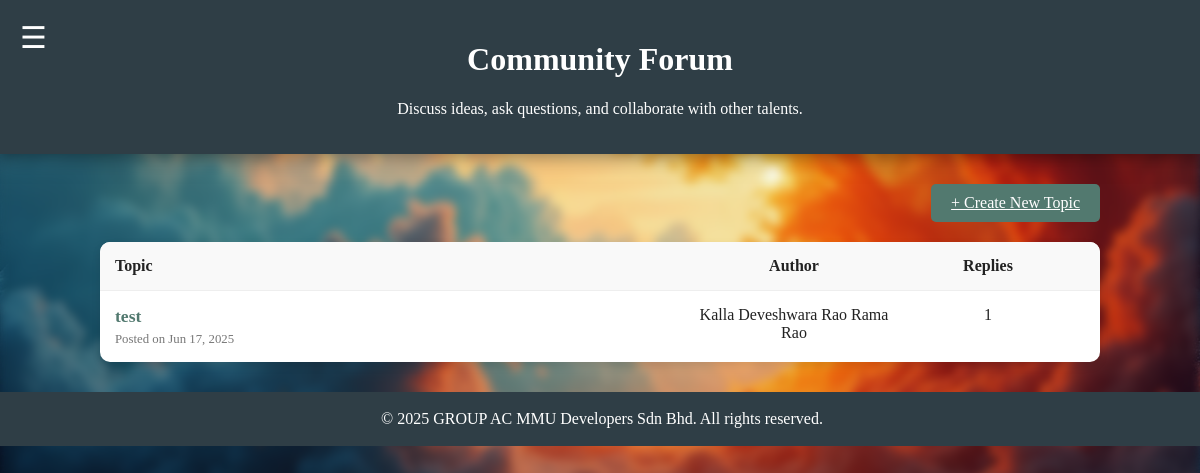
The app's page /forum.php, older data.
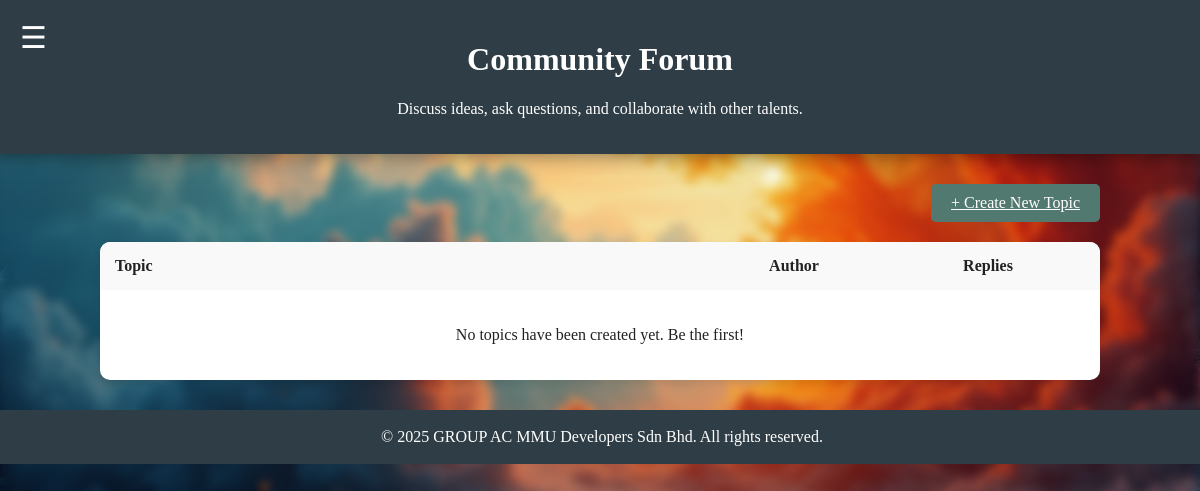
The same page, newer data.
### tables this page shows
CREATE TABLE `forum_topics` (
  `topic_id` int(11) NOT NULL,
  `topic_subject` varchar(255) NOT NULL,
  `topic_content` text NOT NULL,
  `topic_date` datetime NOT NULL DEFAULT current_timestamp(),
  `user_id` int(11) NOT NULL
);

CREATE TABLE `users` (
  `user_id` int(11) NOT NULL,
  `name` varchar(100) DEFAULT NULL,
  `email` varchar(100) DEFAULT NULL,
  `password` varchar(255) DEFAULT NULL,
  `role` enum('student','admin') DEFAULT 'student',
  `created_at` timestamp NOT NULL DEFAULT current_timestamp(),
  `student_id` varchar(50) DEFAULT NULL,
  `faculty` varchar(100) DEFAULT NULL,
  `date_of_birth` date DEFAULT NULL,
  `about_me` text DEFAULT NULL,
  `profile_picture` varchar(255) DEFAULT 'default_avatar.png'
);

### forum.php (the view, shortened to what this page needs)
<?php
require 'connection.php';
require 'header.php';
$query = "SELECT t.topic_id, t.topic_subject, t.topic_date, u.name as author,
          (SELECT COUNT(*) FROM forum_posts WHERE topic_id = t.topic_id) as reply_count
          FROM forum_topics t
          JOIN users u ON t.user_id = u.user_id
          ORDER BY t.topic_date DESC";
$topics_result = $conn->query($query);
?>
<body>
    <?php require 'navbar.php'; ?>
    <div id="main-content">
        <div class="title-container">
            <h1>Community Forum</h1>
            <p style="color:white;">Discuss ideas, ask questions, and collaborate with other talents.</p>
        </div>
        <div class="forum-container" style="max-width: 1000px; margin: 30px auto;">
            <div style="display: flex; justify-content: flex-end; margin-bottom: 20px;">
                <a href="create_topic.php" class="form-button" style="width: auto; padding: 10px 20px;">+ Create New Topic</a>
            </div>
            <div class="topics-list" style="background-color: #fff; border-radius: 10px; box-shadow: 0 4px 8px rgba(0,0,0,0.1); overflow: hidden;">
                <div class="topics-header" style="background-color: #f9f9f9; padding: 15px; display: flex; font-weight: bold;">
                    <div style="flex: 3;">Topic</div>
                    <div style="flex: 1; text-align: center;">Author</div>
                    <div style="flex: 1; text-align: center;">Replies</div>
                </div>
                <?php if ($topics_result->num_rows > 0): ?>
                    <?php while ($topic = $topics_result->fetch_assoc()): ?>
                        <div class="topic-item" style="padding: 15px; display: flex; border-top: 1px solid #eee;">
                            <div style="flex: 3;">
                                <a href="view_topic.php?id=<?php echo $topic['topic_id']; ?>" style="text-decoration: none; color: var(--color-primary); font-weight: bold; font-size: 1.1em;">
                                    <?php echo htmlspecialchars($topic['topic_subject']); ?>
                                </a>
                                <p style="margin: 5px 0 0 0; font-size: 0.8em; color: #777;">Posted on <?php echo date('M d, Y', strtotime($topic['topic_date'])); ?></p>
                            </div>
                            <div style="flex: 1; text-align: center;"><?php echo htmlspecialchars($topic['author']); ?></div>
                            <div style="flex: 1; text-align: center;"><?php echo $topic['reply_count']; ?></div>
                        </div>
                    <?php endwhile; ?>
                <?php else: ?>
                    <p style="padding: 20px; text-align: center;">No topics have been created yet. Be the first!</p>
                <?php endif; ?>
            </div>
        </div>
    </div>
    <?php require 'footer.php'; ?>
</body>
</html>

Row changes from the older to the newer data that the page shows:
removed forum_topics: topic_subject "test", topic_date "Jun 17, 2025", user.name "Kalla Deveshwara Rao Rama Rao", reply_count "1"
Text that changed along with them:
text now shown: "No topics have been created yet. Be the first!"
